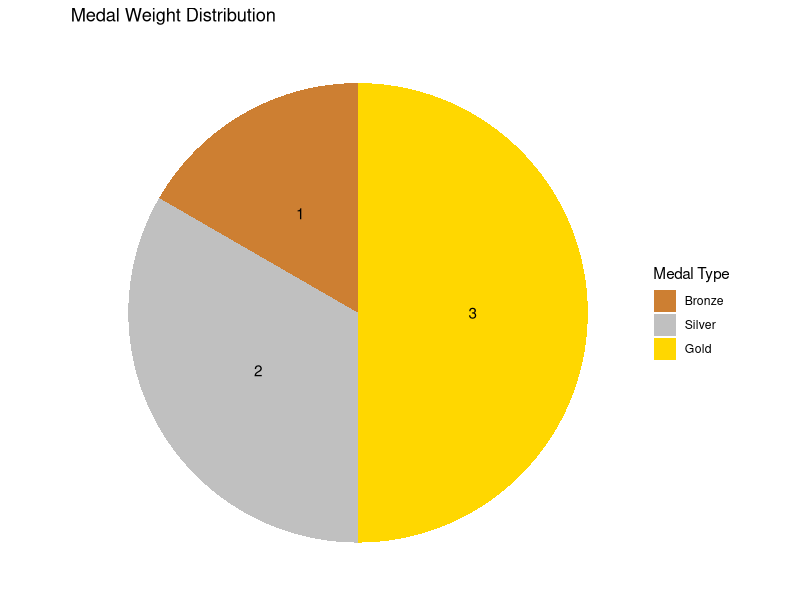

This figure's R source:
## ---- chunk 1
#| code-fold: true

# Install necessary packages

if(!require("dplyr")) install.packages("dplyr")
if(!require("tidyverse")) install.packages("tidyverse")
if(!require("ggplot2")) install.packages("ggplot2")

# Load packages into R

library(dplyr)
library(tidyverse)
library(ggplot2)

## ---- chunk 2
#| code-fold: true

medal <- c("bronze", "silver", "gold")
weight <- c(1, 2, 3)

weighted_medals <- data.frame(medal, weight)

medal_colors <- c("bronze" = "#cd7f32", "silver" = "#C0C0C0", "gold" = "#FFD700")

weighted_medals |>
  mutate(total = sum(weight),
         percent = round((weight / total) * 100, 2)) |>
  ggplot(aes(x="", y = percent, fill = factor(medal, levels = c("bronze", "silver", "gold")))) +
    geom_bar(stat = "identity", width = 1) +
    geom_text(aes(label = weight),
              position = position_stack(vjust = 0.5)) +
    coord_polar("y", start = 0) +
    theme_void() +
    labs(title = "Medal Weight Distribution") +
    scale_fill_manual(name = "Medal Type",
                      values = medal_colors,
                      labels = c("Bronze", "Silver", "Gold"))


